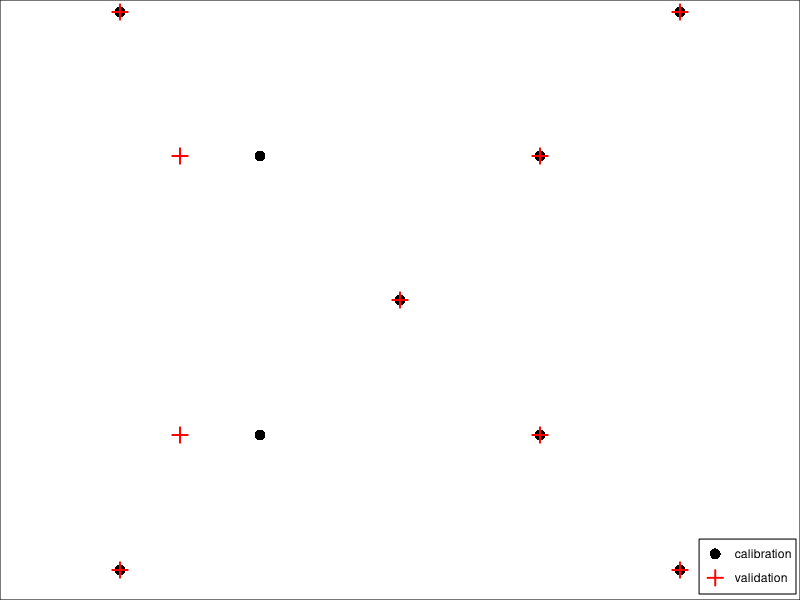

This chart was generated by the following R code:
## ---- chunk 1
library(ggplot2)
library(dplyr)
## ---- chunk 2
# calib: 
    # //top
    # [15, 2],
    # [85, 2],
    # //bottom
    # [15, 95],
    # [85, 95],
    # 
    # //inner top
    # [32.5, 26],
    # [67.5, 26],
    # //inner bottom
    # [32.5, 72.5],
    # [67.5, 72.5],
    # 
    # [50, 50]
calibration_points <- matrix(c(
  c(15,2),
  c(85,2),
  c(15,95),
  c(85,95),
  c(32.5,26),
  c(67.5,26),
  c(32.5,72.5),
  c(67.5,72.5),
  c(50,50)
), ncol=2, byrow=T)
# valid: 
#      [,1] [,2]
 # [1,] 15.0  2.0
 # [2,] 85.0  2.0
 # [3,] 15.0 95.0
 # [4,] 85.0 95.0
 # [5,] 22.5 26.0
 # [6,] 67.5 26.0
 # [7,] 22.5 72.5
 # [8,] 67.5 72.5
 # [9,] 50.0 50.0
validation_points <- matrix(c(
  c(15,2),
  c(85,2),
  c(15,95),
  c(85,95),
  c(22.5, 26),
  c(67.5, 26),
  c(22.5, 72.5),
  c(67.5, 72.5),
  c(50,50)
), ncol=2, byrow=T)

colnames(calibration_points) <- c("x","y")
colnames(validation_points) <- c("x","y")

df <- as_tibble(calibration_points) %>% bind_rows(as_tibble(validation_points))
df$point <- c(rep("calibration", nrow(calibration_points)), rep("validation", nrow(validation_points)))
## ---- chunk 3
ggplot(df, aes(x=x, y=y, shape=point, color=point))+
  geom_point(size=3, stroke=1)+
  scale_shape_manual(values=c(16,3))+
  scale_color_manual(values=c("black", "red"))+
  coord_cartesian(xlim=c(0,100), ylim=c(100,0), expand=FALSE)+
  theme_void()+
  labs(color=NULL, shape=NULL)+
  theme(panel.border = element_rect(color="black", fill=NA),
        legend.position = c(0.995,0.01),
        legend.justification = c(1,0),
        legend.background = element_rect(color="black", fill=NA),
        legend.margin = margin(2,3,3,3))
